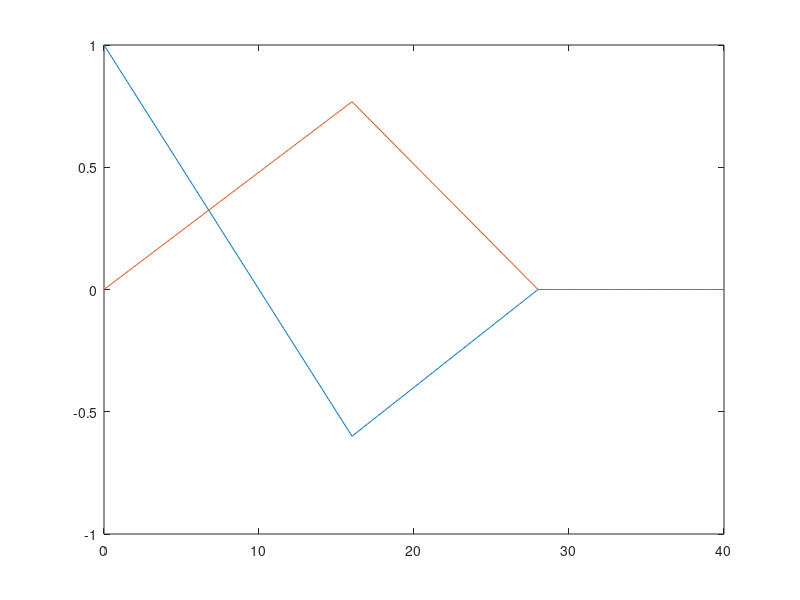

The MATLAB source for this figure:
% x = delta*S_0 + phi*Y_0
u = 1.4;
d = 0.8;
h = 1.5;
l = 0.5;
S_0 = 20;
Y_0 = 25;
K = 0:0.1:40;
%x = zeros(401);
delta = zeros(1,401);
phi = zeros(1,401);

for i = 1:401

f_u = max(u*S_0 - K(i),0);
f_d = max(d*S_0 - K(i),0);

delta(i) = (l*f_u - h*f_d) / (S_0*(l*u - d*h));
phi(i) = (d*f_u - u*f_d) / (Y_0*(d*h - u*l));

%x(i) = delta.*S_0 + phi.*Y_0;

end
figure
plot(K,delta);
hold on;
plot(K,phi);
hold off;

%savePath = 'C:\Users\91053\Desktop\myPlot.png'; 
%saveas(gcf, savePath);
%saveas(gcf, 'figure.png');
